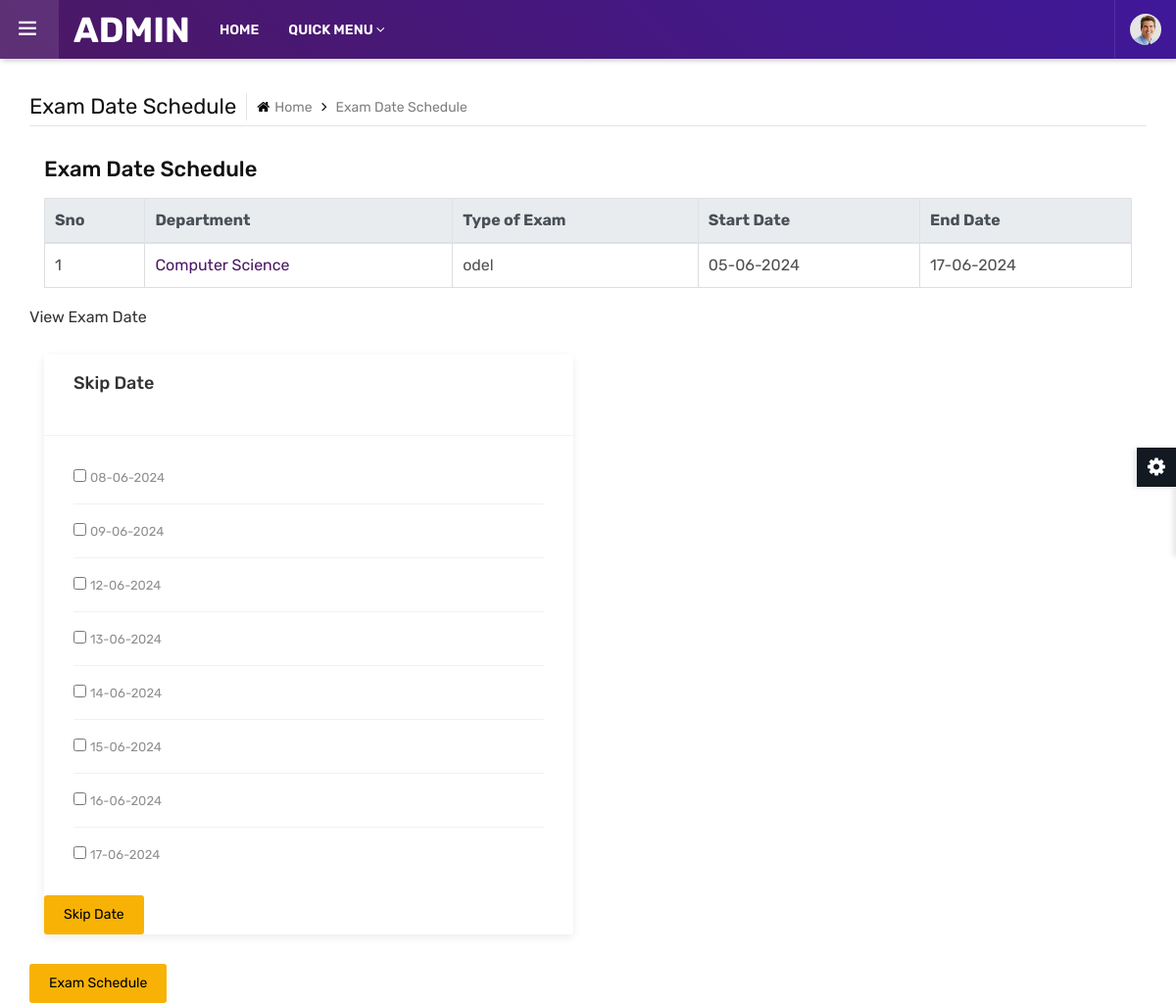
Screenshot of /admin/exam_date_details.php?sid=1 (signed in) with the database file from the repository.
### tables this page shows
CREATE TABLE `exam_date` (
  `id` int(11) NOT NULL,
  `sid` int(11) NOT NULL,
  `dept` varchar(50) NOT NULL,
  `details` varchar(200) NOT NULL,
  `date_schedule` varchar(20) NOT NULL,
  `from_date` varchar(20) NOT NULL,
  `to_date` varchar(20) NOT NULL,
  `status` int(11) NOT NULL
);

CREATE TABLE `departments` (
  `id` varchar(20) NOT NULL,
  `dept` varchar(30) NOT NULL,
  `dept_code` varchar(10) NOT NULL
);

### admin/exam_date_details.php (the view, shortened to what this page needs)
<?php include("headlink.php");?>
	<?php
$dqry=mysql_query("select * from exam_date group by sid");
?>
<main class="ttr-wrapper">
		<div class="container-fluid">
			<div class="db-breadcrumb">
				<h4 class="breadcrumb-title">Exam Date Schedule</h4>
				<ul class="db-breadcrumb-list">
					<li><a href="#"><i class="fa fa-home"></i>Home</a></li>
					<li>Exam Date Schedule</li>
				</ul>
			</div>
            <div class="container">
                    <h4>Exam Date Schedule</h4>
            <form action="" method="post">
                <table class="table">
                <thead class="thead-light">
                    <tr>
                    <th>Sno</th>
                    <th>Department</th>
                    <th>Type of Exam</th>
                    <th>Start Date</th>
                    <th>End Date</th>
                    </tr>
                </thead>
                <tbody>
                <?php $i=0;
                    while($drow=mysql_fetch_array($dqry))
                    { $i++;
                    ?>
                    <tr>
                    <td><?php echo $i; ?></td>
                <td><?php $dpqry=mysql_query("select * from departments where id=".$drow['dept']."");
				$dprow=mysql_fetch_array($dpqry);
				echo '<a href="exam_date_details.php?sid='.$drow['sid'].'">'.$dprow['dept'].'</a>'; ?></td>
                <td><?php echo $drow['details']; ?></td>
                <td><?php echo $drow['from_date']; ?></td>
                <td><?php echo $drow['to_date']; ?></td>
                    </tr>
                    <?php } ?>
                </tbody>
                </table>
            </div>
            <p><a href="view_date.php">View Exam Date</a></p></td>
            <div class="col-lg-6 m-b30">
					<div class="widget-box">
						<div class="wc-title">
							<h4>Skip Date</h4>
                            <br>
						</div>
                        <?php if($_REQUEST['sid']) { ?>
						<div class="widget-inner">
							<div class="orders-list">
								<ul>
                                <?php
			  $dqry2=mysql_query("select * from exam_date where sid=".$_REQUEST['sid']."");
		  while($drow2=mysql_fetch_array($dqry2))
		  {
		  ?>
									<li>
										<span class="orders-title">
                                        <input type="checkbox" name="rm_date[]" value="<?php echo $drow2['id']; ?>">
											<span class="orders-info"><?php echo $drow2['date_schedule']; ?></span>
										</span>
									</li>
                                    <?php
		  }
		  ?>
								</ul>
							</div>
						</div>
                        <input type="submit" class="btn" name="skip" value="Skip Date">
                        <?php
		}
		?>
					</div>
				</div>
                <input type="submit" class="btn" name="btnHall" value="Exam Schedule">
	</main>
</body>
</html>

### admin/assets/css/typography.css (style rules this page uses)
body { background-color: #fff; font-family: Rubik; font-size: 16px; font-weight: 400; color:#505050; padding: 0; margin: 0; overflow-x: hidden; -webkit-font-smoothing: antialiased; font-smoothing: antialiased; -moz-osx-font-smoothing: grayscale; scroll-behavior: smooth; }
a { color: #6f6f6f; outline: 0 none; text-decoration: none; }
p a { color: #333333; }
section, article, aside, details, figcaption, figure, footer, header, hgroup, main, menu, nav, summary { display: block; }
table { background-color: transparent; width: 100%; }
table thead th { color: #333; }
table td { padding: 15px 10px; }
p, address, pre, hr, ul, ol, dl, dd, table { margin-bottom: 24px; }
p { line-height: 28px; margin-bottom: 24px; }
h1, h2, h3, h4, h5, h6 { color: #111111; font-family: rubik; margin-top:0; }
h4 { font-size: 22px; line-height: 28px; margin-bottom: 15px; font-weight: 500; }
dl, ul, ol { list-style-position: outside; padding: 0; }
ul, ol { margin-bottom: 24px; }
ul li, ol li { padding: 0; }
.m-b30 { margin-bottom: 30px; }

### admin/assets/css/dashboard.css (style rules this page uses)
.ttr-pinned-sidebar.ttr-opened-sidebar .ttr-wrapper { margin-left: 300px; }
.ttr-pinned-sidebar .ttr-wrapper { margin-left: 0; }
.ttr-wrapper { padding-top: 95px; -webkit-transition: margin 200ms cubic-bezier(0.215, 0.610, 0.355, 1.000); -moz-transition: margin 200ms cubic-bezier(0.215, 0.610, 0.355, 1.000); -o-transition: margin 200ms cubic-bezier(0.215, 0.610, 0.355, 1.000); transition: margin 200ms cubic-bezier(0.215, 0.610, 0.355, 1.000); }
.ttr-wrapper { padding-left:15px; padding-right:15px; }
.db-breadcrumb { display:flex; align-items: center; border-bottom: 1px solid rgba(0,0,0,0.1); padding-bottom: 5px; margin-bottom: 30px; }
.db-breadcrumb-list { list-style:none; margin:0; padding:0; }
.breadcrumb-title { margin-bottom: 0; font-weight: 400; border-right: 1px solid rgba(0,0,0,0.1); padding-right: 10px; margin-right: 10px; line-height: 28px; }
.db-breadcrumb-list li { display: inline-block; color: #7f7f7f; font-size: 14px; padding: 0 20px 0px 0; position:relative; }
.db-breadcrumb-list li i { margin-right:5px; color:#000; }
.db-breadcrumb-list li a { color:#7f7f7f; }
.db-breadcrumb-list li:last-child { padding-right:0; }
.db-breadcrumb-list li:after { font-family: FontAwesome; content: "\f105"; position: absolute; color: #000; right: 5px; font-size: 15px; top: -1px; }
.db-breadcrumb-list li:last-child:after { content:none; }
.widget-box { background-color: #fff; box-shadow:0 3px 10px 0px rgba(0,0,0,.08); border-radius: 4px; height: 100%; }
.widget-box .widget-inner { padding:30px; }
.widget-box .wc-title { border-bottom:1px solid rgba(0,0,0,0.05); padding:20px 30px; }
.widget-box .wc-title h4 { font-size:18px; line-height:18px; margin:0; color:#333; font-weight:500; }
.orders-list ul, .new-user-list ul, .noti-box-list ul { margin:0; padding:0; list-style:none; }
.orders-list ul li, .new-user-list ul li, .noti-box-list ul li { display: flex; position: relative; margin-bottom: 15px; padding-right: 35px; border-bottom: 1px solid rgba(0,0,0,0.05); padding-bottom: 15px; }
.orders-list ul li:last-child, .new-user-list ul li:last-child, .noti-box-list ul li:last-child { margin-bottom:0; border-bottom: 0; padding-bottom: 0; }
.orders-list ul li, .new-user-list ul li { padding-right:0; align-items: center; }
.orders-list ul li .orders-info, .new-user-list ul li .new-users-info { color:#909090; font-size:13px; line-height: 20px; }
@media only screen and (max-width: 1200px) { .ttr-pinned-sidebar .ttr-wrapper { margin-left: 310px; } }
@media only screen and (max-width: 1200px) { .ttr-pinned-sidebar.ttr-opened-sidebar .ttr-wrapper { margin-left: 0; } }

### admin/assets/css/shortcodes/button.css (style rules this page uses)
.btn { -moz-user-select: none; border: 1px solid rgba(0, 0, 0, 0); border-radius: 4px; display: inline-block; font-size: 16px; font-weight: 400; line-height: 1.25; padding: 8px 16px; text-align: center; transition: all 0.2s ease-in-out 0s; vertical-align: middle; white-space: nowrap; }
.btn, .btn-secondry { color: #fff; padding: 10px 20px; display: inline-block; font-size: 14px; outline: none; cursor: pointer; outline: none; border-width: 0; border-style: solid; border-color: transparent; line-height: 1.42857; border-radius: 3px; font-weight: 400; text-align:center; font-family: rubik; }
.btn { background-color: #EFBB20; }

### admin/assets/css/shortcodes/breadcrumb.css (style rules this page uses)
.table > tbody > tr > td, .table > tbody > tr > th, .table > tfoot > tr > td, .table > tfoot > tr > th, .table > thead > tr > td, .table > thead > tr > th { padding: 10px; }

### rows the page displays
exam_date: departments.dept "Computer Science", details "odel", from_date "05-06-2024", to_date "17-06-2024", date_schedule "08-06-2024"
exam_date: date_schedule "09-06-2024"
exam_date: date_schedule "12-06-2024"
exam_date: date_schedule "13-06-2024"
exam_date: date_schedule "14-06-2024"
exam_date: date_schedule "15-06-2024"
exam_date: date_schedule "16-06-2024"
exam_date: date_schedule "17-06-2024"
